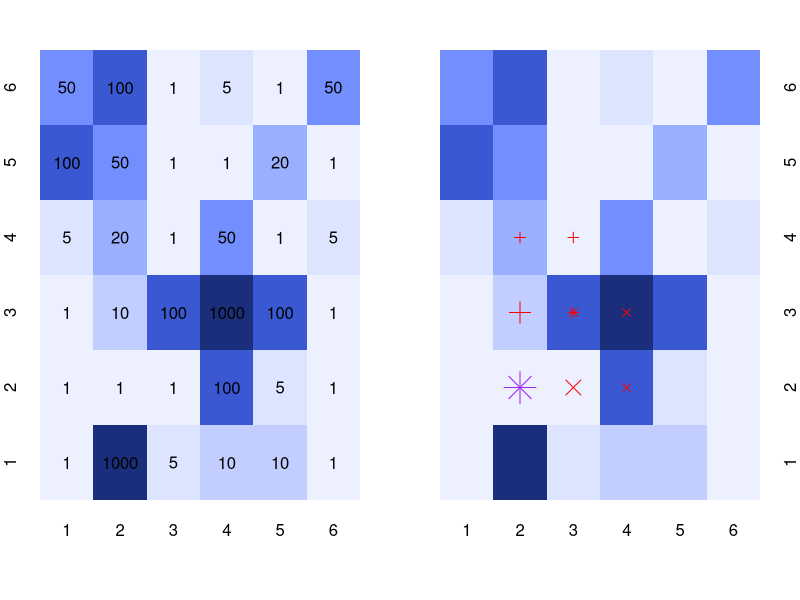
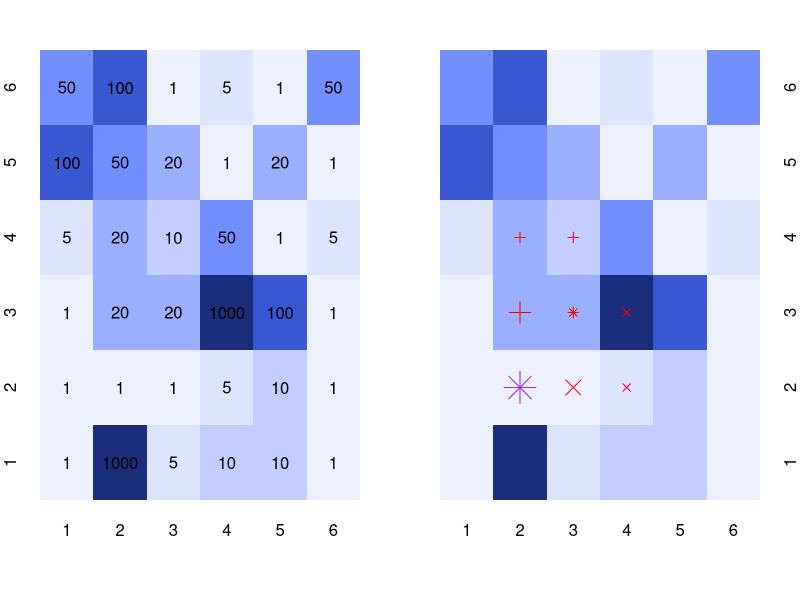
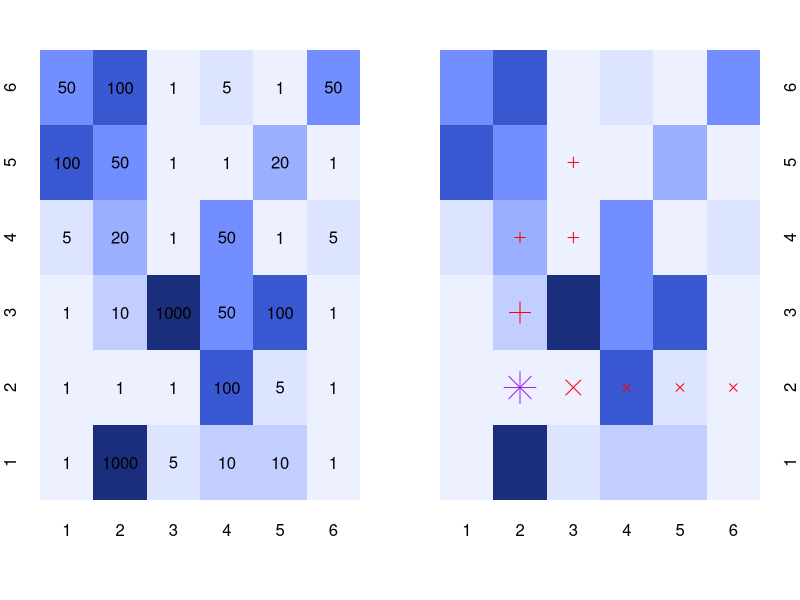
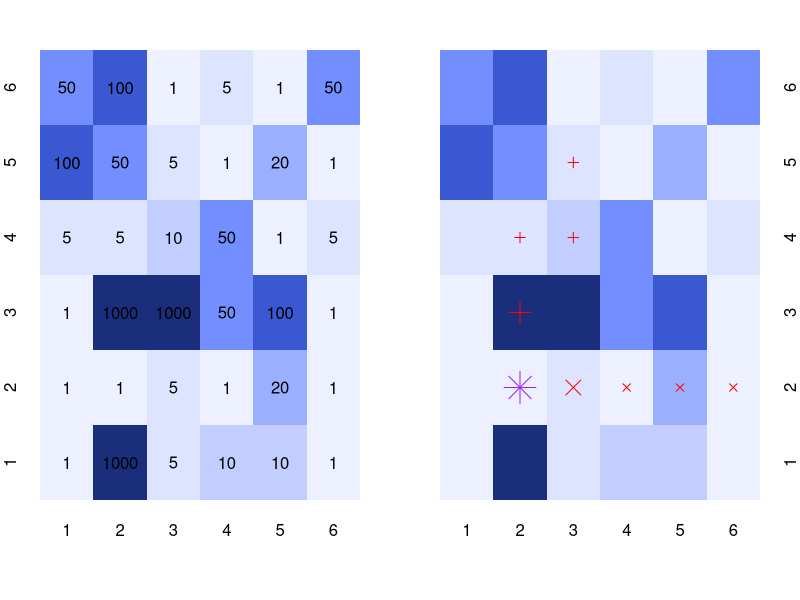

Write R code to recreate these figures, in order.
## ---- chunk 1

knitr::opts_chunk$set(echo = TRUE)

## ---- chunk 2

FRAN <- function(choices){
  rand <- sample(1:nrow(choices), size = 1)
  choices <- choices[rand, ]
  return(choices)}

## ---- chunk 3

choices.1 <- data.frame(cbind(c(41, 40), c(40, 41), c(5, 5)))
names(choices.1) <- c("x", "y", "r")

## ---- chunk 4

choices.1

## ---- chunk 5

choices.1a <- data.frame(cbind(c(42, 41), c(40, 41), c(5, 1000)))
names(choices.1a) <- c("x", "y", "r")
choices.1b <- data.frame(cbind(c(41, 40), c(41, 42), c(1000, 1000)))
names(choices.1b) <- c("x", "y", "r")

## ---- chunk 6

choices.1a
choices.1b

## ---- chunk 7

FLAR <- function(choices){
  choices <- subset(choices, r == min(r), select = c(x, y, r))
  return(choices)}

## ---- chunk 8

choices.2 <- data.frame(cbind(c(41, 40), c(40, 41), c(1, 5)))
names(choices.2) <- c("x", "y", "r")

## ---- chunk 9

choices.2

## ---- chunk 10

choices.2a <- data.frame(cbind(c(42, 41), c(40, 41), c(5, 100)))
names(choices.2a) <- c("x", "y", "r")
choices.2b <- data.frame(cbind(c(41, 40), c(41, 42), c(100, 1000)))
names(choices.2b) <- c("x", "y", "r")

## ---- chunk 11

choices.2a
choices.2b

## ---- chunk 12

FLAR(choices.2)
FLAR(choices.2a)

## ---- chunk 13

choices.3 <- data.frame(cbind(c(41, 40), c(40, 41), c(1, 5)))
names(choices.3) <- c("x", "y", "r")
choices.3a <- data.frame(cbind(c(42, 41), c(40, 41), c(100, 100)))
names(choices.3a) <- c("x", "y", "r")
choices.3b <- data.frame(cbind(c(41, 40), c(41, 42), c(100, 1)))
names(choices.3b) <- c("x", "y", "r")

## ---- chunk 14

choices.3
choices.3a
choices.3b

## ---- chunk 15

FLAR(choices.3)
FLAR(choices.3a)

## ---- chunk 16

FNSR <- function(choices){
  choices <- subset(choices, nn == min(nn), select = c(x, y, r, nn))
  return(choices)}

## ---- chunk 17

field <- matrix(c(1, 1000, 5, 10, 10, 1, 
                  1, 1, 1, 100, 5, 1, 
                  1, 10, 100, 1000, 100, 1, 
                  5, 20, 1, 50, 1, 5,
                  100, 50, 1, 1, 20, 1,
                  50, 100, 1, 5, 1, 50),
                nrow = 6, byrow = TRUE)
colnames(field) <- 1:6
rownames(field) <- 1:6
par(mfrow = c(1, 2), mar = c(5, 2, 2.5, 2))
image(1:ncol(field), 1:nrow(field), t(field), breaks = c(0, 1, 5, 10, 20, 50, 100, 1000), 
      axes = FALSE, ann = FALSE, col =  c(rgb(r = 236, g = 240, b = 255, maxColorValue = 255),
                                          rgb(r = 220, g = 228, b = 255, maxColorValue = 255),
                                          rgb(r = 193, g = 206, b = 255, maxColorValue = 255),
                                          rgb(r = 155, g = 175, b = 255, maxColorValue = 255),
                                          rgb(r = 115, g = 143, b = 255, maxColorValue = 255),
                                          rgb(r = 58, g = 88, b = 209, maxColorValue = 255),
                                          rgb(r = 27, g = 46, b = 124, maxColorValue = 255)))
axis(side = 1, 1:ncol(field), colnames(field), tick = FALSE)
axis(side = 2, 1:nrow(field), rownames(field), tick = FALSE)
for(x in 1:ncol(field))
  for(y in 1:nrow(field))
    text(x, y, field[y, x])
image(1:ncol(field), 1:nrow(field), t(field), breaks = c(0, 1, 5, 10, 20, 50, 100, 1000), 
      axes = FALSE, ann = FALSE, col =  c(rgb(r = 236, g = 240, b = 255, maxColorValue = 255),
                                          rgb(r = 220, g = 228, b = 255, maxColorValue = 255),
                                          rgb(r = 193, g = 206, b = 255, maxColorValue = 255),
                                          rgb(r = 155, g = 175, b = 255, maxColorValue = 255),
                                          rgb(r = 115, g = 143, b = 255, maxColorValue = 255),
                                          rgb(r = 58, g = 88, b = 209, maxColorValue = 255),
                                          rgb(r = 27, g = 46, b = 124, maxColorValue = 255)))
axis(side = 1, 1:ncol(field), colnames(field), tick = FALSE)
axis(side = 4, 1:nrow(field), rownames(field), tick = FALSE)
points(x = 2, y = 2, col = "purple", pch = 8, cex = 3)
points(x = 2, y = 3, col = "red", pch = 3, cex = 2)
points(x = 3, y = 2, col = "red", pch = 4, cex = 2)
points(x = c(2, 3, 3), y = c(4, 4, 3), col = "red", pch = 3, cex = 1)
points(x = c(3, 4, 4), y = c(3, 3, 2), col = "red", pch = 4, cex = 1)

## ---- chunk 18

choices.4 <- data.frame(cbind(c(2, 3), c(3, 2), c(10, 1), c(121, 1200)))
names(choices.4) <- c("x", "y", "r", "nn")

## ---- chunk 19

choices.4

## ---- chunk 20
FNSR(choices.4)
## ---- chunk 21

field <- matrix(c(1, 1000, 5, 10, 10, 1, 
                  1, 1, 1, 5, 10, 1, 
                  1, 20, 20, 1000, 100, 1, 
                  5, 20, 10, 50, 1, 5,
                  100, 50, 20, 1, 20, 1,
                  50, 100, 1, 5, 1, 50),
                nrow = 6, byrow = TRUE)
colnames(field) <- 1:6
rownames(field) <- 1:6
par(mfrow = c(1, 2), mar = c(5, 2, 2.5, 2))
image(1:ncol(field), 1:nrow(field), t(field), breaks = c(0, 1, 5, 10, 20, 50, 100, 1000), 
      axes = FALSE, ann = FALSE, col =  c(rgb(r = 236, g = 240, b = 255, maxColorValue = 255),
                                          rgb(r = 220, g = 228, b = 255, maxColorValue = 255),
                                          rgb(r = 193, g = 206, b = 255, maxColorValue = 255),
                                          rgb(r = 155, g = 175, b = 255, maxColorValue = 255),
                                          rgb(r = 115, g = 143, b = 255, maxColorValue = 255),
                                          rgb(r = 58, g = 88, b = 209, maxColorValue = 255),
                                          rgb(r = 27, g = 46, b = 124, maxColorValue = 255)))
axis(side = 1, 1:ncol(field), colnames(field), tick = FALSE)
axis(side = 2, 1:nrow(field), rownames(field), tick = FALSE)
for(x in 1:ncol(field))
  for(y in 1:nrow(field))
    text(x, y, field[y, x])
image(1:ncol(field), 1:nrow(field), t(field), breaks = c(0, 1, 5, 10, 20, 50, 100, 1000), 
      axes = FALSE, ann = FALSE, col =  c(rgb(r = 236, g = 240, b = 255, maxColorValue = 255),
                                          rgb(r = 220, g = 228, b = 255, maxColorValue = 255),
                                          rgb(r = 193, g = 206, b = 255, maxColorValue = 255),
                                          rgb(r = 155, g = 175, b = 255, maxColorValue = 255),
                                          rgb(r = 115, g = 143, b = 255, maxColorValue = 255),
                                          rgb(r = 58, g = 88, b = 209, maxColorValue = 255),
                                          rgb(r = 27, g = 46, b = 124, maxColorValue = 255)))
axis(side = 1, 1:ncol(field), colnames(field), tick = FALSE)
axis(side = 4, 1:nrow(field), rownames(field), tick = FALSE)
points(x = 2, y = 2, col = "purple", pch = 8, cex = 3)
points(x = 2, y = 3, col = "red", pch = 3, cex = 2)
points(x = 3, y = 2, col = "red", pch = 4, cex = 2)
points(x = c(2, 3, 3), y = c(4, 4, 3), col = "red", pch = 3, cex = 1)
points(x = c(3, 4, 4), y = c(3, 3, 2), col = "red", pch = 4, cex = 1)

## ---- chunk 22

choices.4 <- data.frame(cbind(c(2, 3), c(3, 2), c(20, 1), c(50, 1025)))
names(choices.4) <- c("x", "y", "r", "nn")

## ---- chunk 23

choices.4

## ---- chunk 24

FNSR(choices.4)

## ---- chunk 25

FTCS <- function(choices){
  choices <- subset(choices, ahead == min(ahead), select = c(x, y, r, ahead, total))
  return(choices)}

FFCS <- function(choices){
  choices <- subset(choices, total == min(total), select = c(x, y, r, ahead, total))
  return(choices)}

## ---- chunk 26

choices.5 <- data.frame(cbind(c(2, 3), c(3, 2), c(10, 1), c(22, 106), c(32, 107)))
names(choices.5) <- c("x", "y", "r", "ahead", "total")

## ---- chunk 27

choices.5

## ---- chunk 28

field <- matrix(c(1, 1000, 5, 10, 10, 1, 
                  1, 1, 1, 100, 5, 1, 
                  1, 10, 1000, 50, 100, 1, 
                  5, 20, 1, 50, 1, 5,
                  100, 50, 1, 1, 20, 1,
                  50, 100, 1, 5, 1, 50),
                nrow = 6, byrow = TRUE)
colnames(field) <- 1:6
rownames(field) <- 1:6
par(mfrow = c(1, 2), mar = c(5, 2, 2.5, 2))
image(1:ncol(field), 1:nrow(field), t(field), breaks = c(0, 1, 5, 10, 20, 50, 100, 1000), 
      axes = FALSE, ann = FALSE, col =  c(rgb(r = 236, g = 240, b = 255, maxColorValue = 255),
                                          rgb(r = 220, g = 228, b = 255, maxColorValue = 255),
                                          rgb(r = 193, g = 206, b = 255, maxColorValue = 255),
                                          rgb(r = 155, g = 175, b = 255, maxColorValue = 255),
                                          rgb(r = 115, g = 143, b = 255, maxColorValue = 255),
                                          rgb(r = 58, g = 88, b = 209, maxColorValue = 255),
                                          rgb(r = 27, g = 46, b = 124, maxColorValue = 255)))
axis(side = 1, 1:ncol(field), colnames(field), tick = FALSE)
axis(side = 2, 1:nrow(field), rownames(field), tick = FALSE)
for(x in 1:ncol(field))
  for(y in 1:nrow(field))
    text(x, y, field[y, x])
image(1:ncol(field), 1:nrow(field), t(field), breaks = c(0, 1, 5, 10, 20, 50, 100, 1000), 
      axes = FALSE, ann = FALSE, col =  c(rgb(r = 236, g = 240, b = 255, maxColorValue = 255),
                                          rgb(r = 220, g = 228, b = 255, maxColorValue = 255),
                                          rgb(r = 193, g = 206, b = 255, maxColorValue = 255),
                                          rgb(r = 155, g = 175, b = 255, maxColorValue = 255),
                                          rgb(r = 115, g = 143, b = 255, maxColorValue = 255),
                                          rgb(r = 58, g = 88, b = 209, maxColorValue = 255),
                                          rgb(r = 27, g = 46, b = 124, maxColorValue = 255)))
axis(side = 1, 1:ncol(field), colnames(field), tick = FALSE)
axis(side = 4, 1:nrow(field), rownames(field), tick = FALSE)
points(x = 2, y = 2, col = "purple", pch = 8, cex = 3)
points(x = 2, y = 3, col = "red", pch = 3, cex = 2)
points(x = 3, y = 2, col = "red", pch = 4, cex = 2)
points(x = c(2, 3, 3), y = c(4, 4, 5), col = "red", pch = 3, cex = 1)
points(x = c(4, 5, 6), y = c(2, 2, 2), col = "red", pch = 4, cex = 1)

## ---- chunk 29

FTCS(choices.5)
FFCS(choices.5)

## ---- chunk 30

field <- matrix(c(1, 1000, 5, 10, 10, 1, 
                  1, 1, 5, 1, 20, 1, 
                  1, 1000, 1000, 50, 100, 1, 
                  5, 5, 10, 50, 1, 5,
                  100, 50, 5, 1, 20, 1,
                  50, 100, 1, 5, 1, 50),
                nrow = 6, byrow = TRUE)
colnames(field) <- 1:6
rownames(field) <- 1:6
par(mfrow = c(1, 2), mar = c(5, 2, 2.5, 2))
image(1:ncol(field), 1:nrow(field), t(field), breaks = c(0, 1, 5, 10, 20, 50, 100, 1000), 
      axes = FALSE, ann = FALSE, col =  c(rgb(r = 236, g = 240, b = 255, maxColorValue = 255),
                                          rgb(r = 220, g = 228, b = 255, maxColorValue = 255),
                                          rgb(r = 193, g = 206, b = 255, maxColorValue = 255),
                                          rgb(r = 155, g = 175, b = 255, maxColorValue = 255),
                                          rgb(r = 115, g = 143, b = 255, maxColorValue = 255),
                                          rgb(r = 58, g = 88, b = 209, maxColorValue = 255),
                                          rgb(r = 27, g = 46, b = 124, maxColorValue = 255)))
axis(side = 1, 1:ncol(field), colnames(field), tick = FALSE)
axis(side = 2, 1:nrow(field), rownames(field), tick = FALSE)
for(x in 1:ncol(field))
  for(y in 1:nrow(field))
    text(x, y, field[y, x])
image(1:ncol(field), 1:nrow(field), t(field), breaks = c(0, 1, 5, 10, 20, 50, 100, 1000), 
      axes = FALSE, ann = FALSE, col =  c(rgb(r = 236, g = 240, b = 255, maxColorValue = 255),
                                          rgb(r = 220, g = 228, b = 255, maxColorValue = 255),
                                          rgb(r = 193, g = 206, b = 255, maxColorValue = 255),
                                          rgb(r = 155, g = 175, b = 255, maxColorValue = 255),
                                          rgb(r = 115, g = 143, b = 255, maxColorValue = 255),
                                          rgb(r = 58, g = 88, b = 209, maxColorValue = 255),
                                          rgb(r = 27, g = 46, b = 124, maxColorValue = 255)))
axis(side = 1, 1:ncol(field), colnames(field), tick = FALSE)
axis(side = 4, 1:nrow(field), rownames(field), tick = FALSE)
points(x = 2, y = 2, col = "purple", pch = 8, cex = 3)
points(x = 2, y = 3, col = "red", pch = 3, cex = 2)
points(x = 3, y = 2, col = "red", pch = 4, cex = 2)
points(x = c(2, 3, 3), y = c(4, 4, 5), col = "red", pch = 3, cex = 1)
points(x = c(4, 5, 6), y = c(2, 2, 2), col = "red", pch = 4, cex = 1)

## ---- chunk 31

choices.6 <- data.frame(cbind(c(2, 3), c(3, 2), c(5, 1000), c(22, 20), c(27, 1020)))
names(choices.6) <- c("x", "y", "r", "ahead", "total")

## ---- chunk 32

choices.6

## ---- chunk 33

FTCS(choices.6)
FFCS(choices.6)

